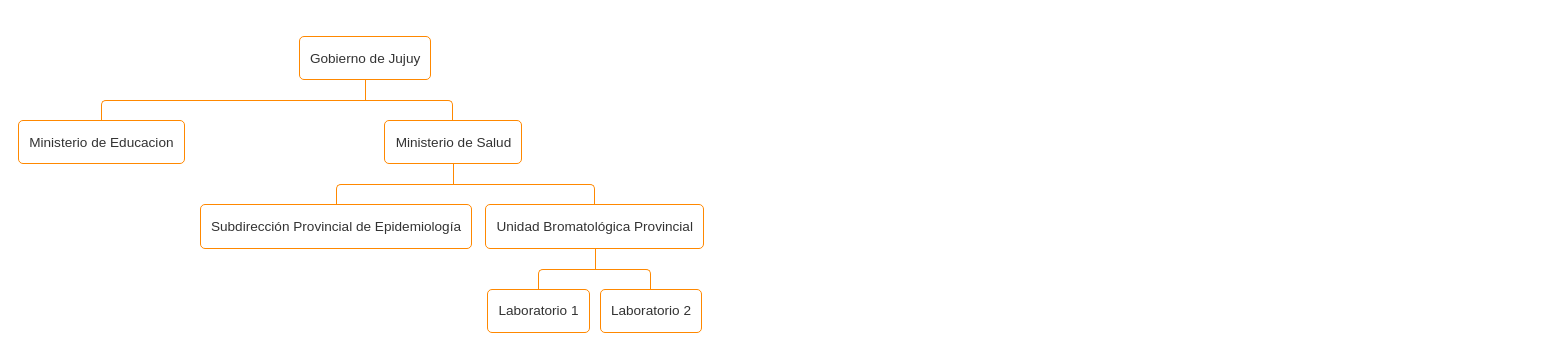
The app's page /, older data.
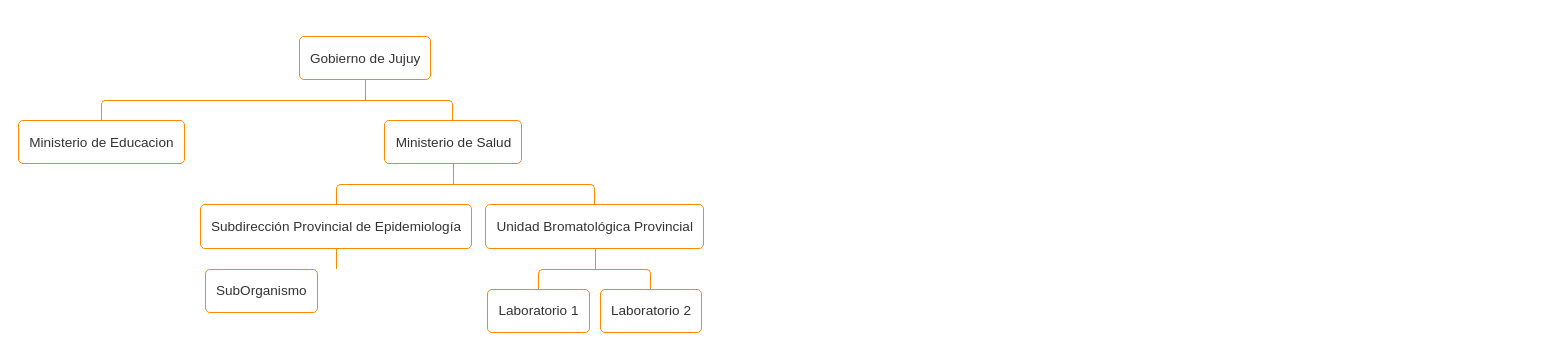
The same page, newer data.
### core/models.py (models this page shows, shortened)
class Organismo(models.Model):
    padre = models.ForeignKey('self', on_delete=models.CASCADE, blank=True, null=True, related_name='hijos')
    nombre = models.CharField('Titulo', max_length=200)
    descripcion = HTMLField()
    icono = models.ImageField(storage=FileSystemStorage(location=MEDIA_URL), blank=True, null=True)
    direccion = models.CharField('Direccion', max_length=200)
    cuit = models.CharField('CUIT', max_length=13, blank=True, null=True)
    telefonos = models.CharField('Telefonos', max_length=100)
    web = models.URLField('Web')
    activo = models.BooleanField(default=True)
    visible = models.BooleanField(default=True)

### core/views.py (the view)
# urls.py: url(r'^$', views.home, name='home'),
def home(request):
    origen = Organismo.objects.get(padre=None, activo=True)
    return render(request, 'home.html', {'origen': origen, })

### core/templates/home.html
{% extends 'base.html' %}
    {% block content %}
        <div class="organigrama">
            <ul>
                {% include "nodo_arbol.html" with organismo=origen %}
            </ul>
        </div>
        {% endblock %}

### core/templates/nodo_arbol.html (shortened to what this page needs)
{% block content %}
    <li>
        <div class="popup">
            <a class "a_org">{{ organismo.nombre }}</a>
        </div>
        {% if organismo.hijos.exists %}
            <ul>
                {% for org_hijo in organismo.hijos.all %}
                    {% include "nodo_arbol.html" with organismo=org_hijo %}
                {% endfor %}
            </ul>
        {% endif %}
    </li>
{% endblock %}

Row changes from the older to the newer data that the page shows:
added Organismo: nombre "SubOrganismo", shown under "Subdirección Provincial de Epidemiología"
